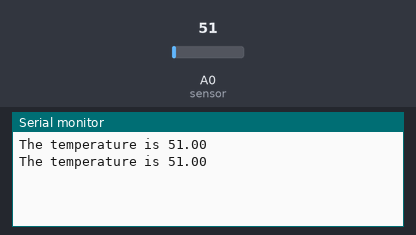
A sketch run on a simulated Arduino Uno, built with avr-gcc and run on an emulated ATmega328P. Parts: the last lines printed to the serial monitor. The inputs (shaded band) are chosen by the test bench; at power-on: A0 (sensor) = 51.

Above: at 1.8 s.
1.9 s: A0 (sensor) set to 61
At 2.8 s:
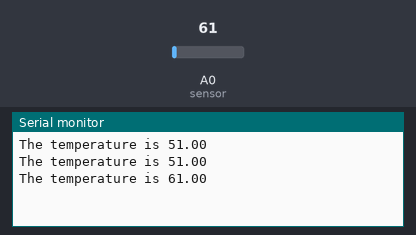
3.4 s: A0 (sensor) set to 71
At 4.6 s:
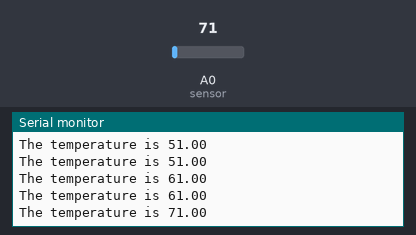
Timing chart, 0 to 6.4 s (numbered marks = the images above; inputs shaded):
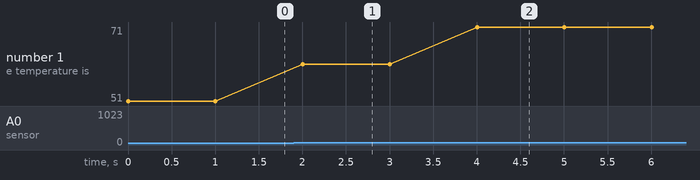

Measured:
- after the input at 1.9 s, the serial monitor: prints a new line after 0.10 s (image 1)
- after the input at 3.4 s, the serial monitor: prints a new line after 0.60 s (image 2)
- plotted number 1: 51 → 61 after the input at 1.9 s, 61 → 71 after the input at 3.4 s

The sketch:

prayas.ino
```cpp
// initializes or defines the output pin of the LM35 temperature sensor
int sensor = A0;
//this sets the ground pin to LOW and the input voltage pin to high
void setup() {
Serial.begin(9600);
}

void loop(){

float read = analogRead(sensor);
float temperature = read;
Serial.print("The temperature is ");
Serial.println(temperature);
delay(1000);
}
```
